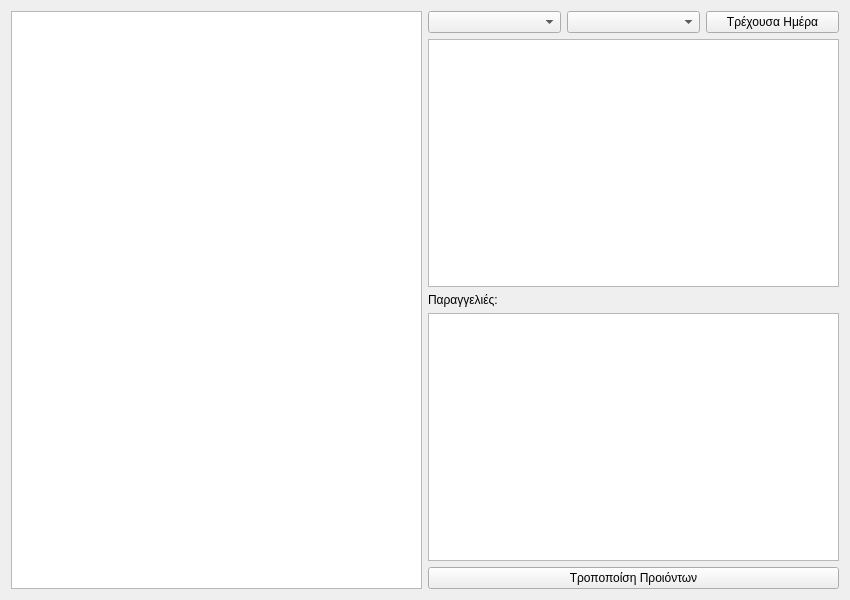
<?xml version="1.0" encoding="UTF-8"?>
<ui version="4.0">
 <class>MainWindow</class>
 <widget class="QMainWindow" name="MainWindow">
  <property name="geometry">
   <rect>
    <x>0</x>
    <y>0</y>
    <width>850</width>
    <height>600</height>
   </rect>
  </property>
  <property name="windowTitle">
   <string>CABASK Order Tracking</string>
  </property>
  <widget class="QWidget" name="centralWidget">
   <layout class="QGridLayout" name="gridLayout">
    <item row="0" column="0">
     <layout class="QGridLayout" name="gridLayout_2">
      <item row="0" column="0">
       <widget class="QTableWidget" name="tableWidget2">
        <property name="enabled">
         <bool>true</bool>
        </property>
        <property name="minimumSize">
         <size>
          <width>400</width>
          <height>0</height>
         </size>
        </property>
        <property name="maximumSize">
         <size>
          <width>16777215</width>
          <height>16777215</height>
         </size>
        </property>
       </widget>
      </item>
     </layout>
    </item>
    <item row="0" column="1">
     <layout class="QVBoxLayout" name="verticalLayout_2">
      <item>
       <layout class="QHBoxLayout" name="horizontalLayout">
        <item>
         <widget class="QComboBox" name="comboBox"/>
        </item>
        <item>
         <widget class="QComboBox" name="comboBox1"/>
        </item>
        <item>
         <widget class="QPushButton" name="pushButton_2">
          <property name="text">
           <string>Τρέχουσα Ημέρα</string>
          </property>
         </widget>
        </item>
       </layout>
      </item>
      <item>
       <layout class="QVBoxLayout" name="verticalLayout">
        <item>
         <widget class="QTableWidget" name="tableWidget">
          <property name="enabled">
           <bool>true</bool>
          </property>
          <property name="selectionMode">
           <enum>QAbstractItemView::ExtendedSelection</enum>
          </property>
          <property name="selectionBehavior">
           <enum>QAbstractItemView::SelectItems</enum>
          </property>
         </widget>
        </item>
        <item>
         <widget class="QLabel" name="label">
          <property name="text">
           <string>Παραγγελιές:</string>
          </property>
         </widget>
        </item>
        <item>
         <widget class="QListWidget" name="orders"/>
        </item>
        <item>
         <widget class="QPushButton" name="pushButton">
          <property name="text">
           <string>Τροποποίση Προιόντων</string>
          </property>
         </widget>
        </item>
       </layout>
      </item>
     </layout>
    </item>
   </layout>
  </widget>
 </widget>
 <layoutdefault spacing="6" margin="11"/>
 <resources/>
 <connections/>
</ui>
